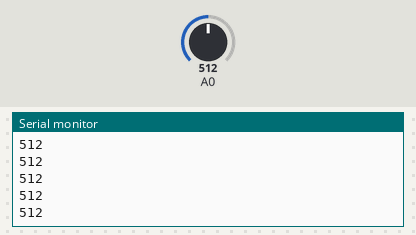
The sketch below on a simulated Arduino Uno, built with avr-gcc and run on an emulated ATmega328P. Shown: the last lines printed to the serial monitor. The test bench sets the inputs (shaded band); at power-on: A0 = 512.

Above: at 1.2 s.
1.3 s: A0 set to 716
At 2.4 s:
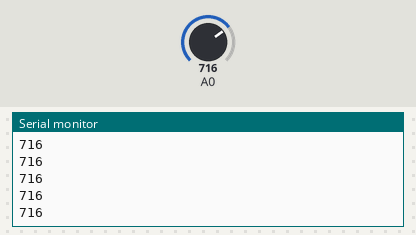
2.8 s: A0 set to 900
At 3.6 s:
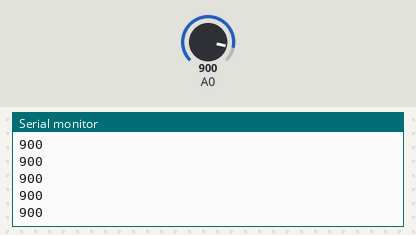
Timing chart, 0 to 5.8 s (numbered marks = the images above; inputs shaded):
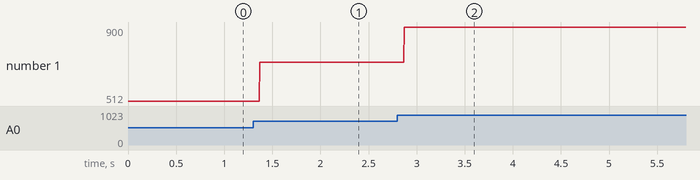

The sketch:

LDR_voltage_value_use.ino
```cpp
void setup() {
  // put your setup code here, to run once:
pinMode(A0,INPUT);
Serial.begin(9600);
}

void loop() {
  // put your main code here, to run repeatedly:
int x = analogRead(A0);
Serial.println(x);
}
```

Measured:
- after the input at 1.3 s, the serial monitor: prints a new line after 0.07 s (image 1)
- after the input at 2.8 s, the serial monitor: prints a new line after 0.07 s (image 2)
- plotted number 1: 512 → 716 after the input at 1.3 s, 716 → 900 after the input at 2.8 s
